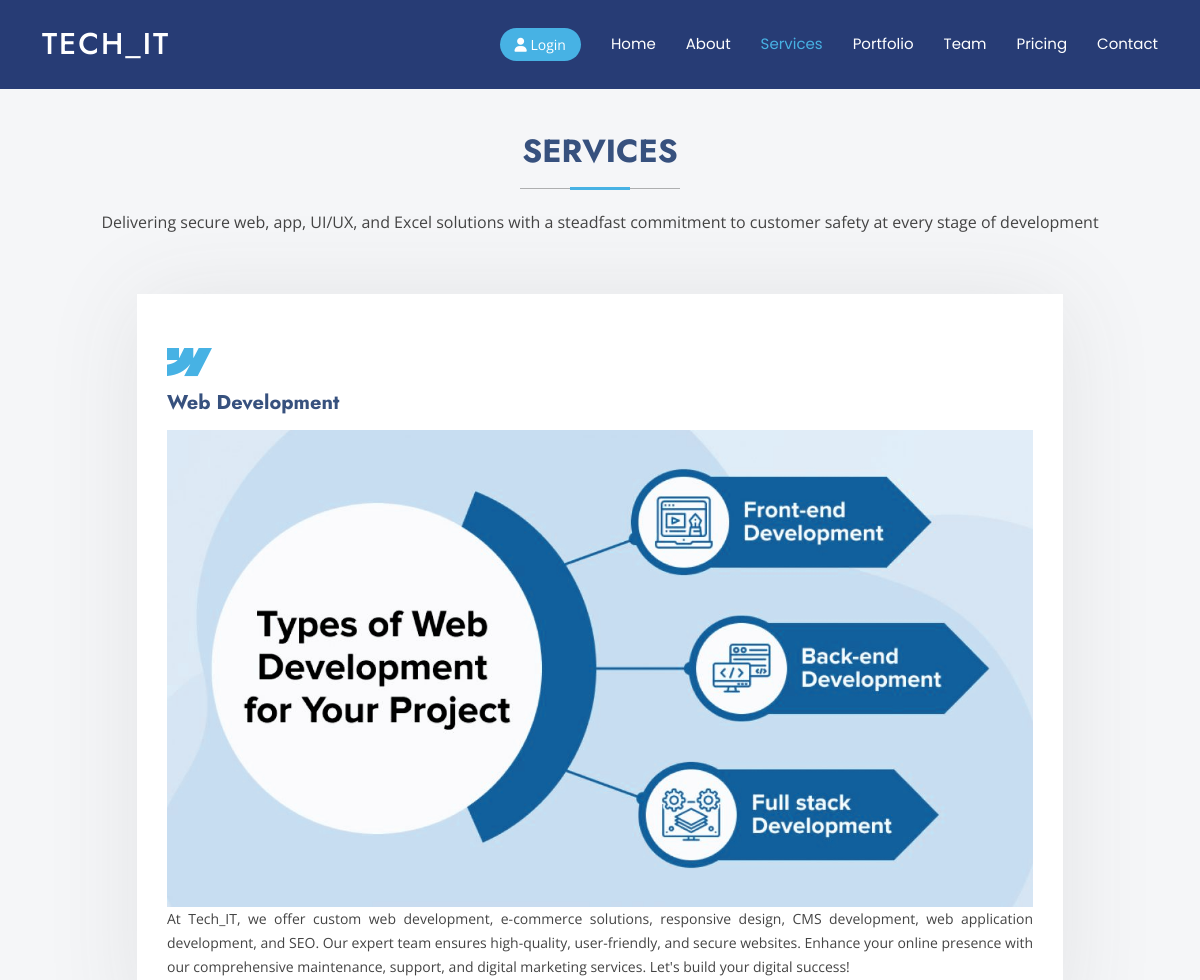
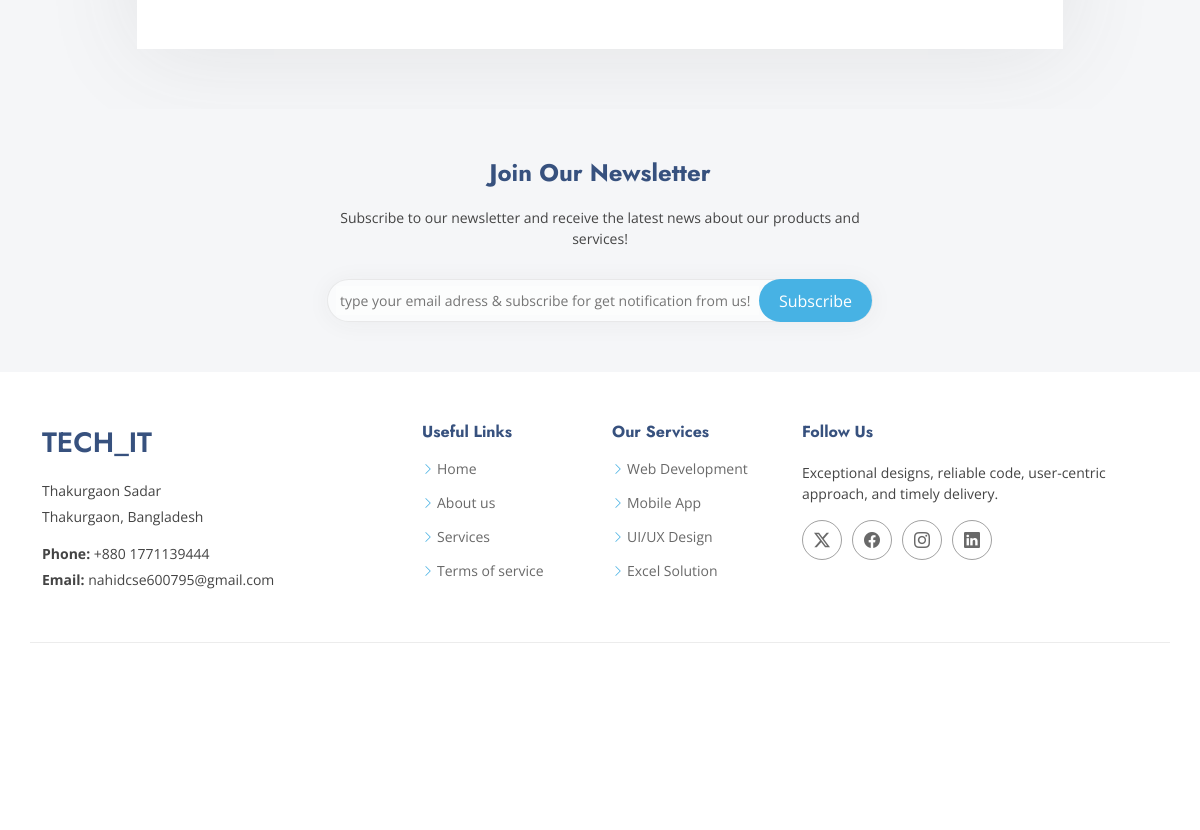
The app's page /learmore_services/?service_id=1 with its own data (2 pictures, top to bottom).
### Functions/models.py (models this page shows)
class Services(models.Model):
    Title = models.CharField(max_length=20)
    discription = models.TextField(null=True, blank= True)
    icon_class = models.CharField(max_length=200, null=True, blank= True)
    image = models.ImageField(upload_to='services', null=True, blank=True)
    status = models.BooleanField(default=True)

### Functions/views.py (the view)
# urls.py: path('learmore_services/', learnMore.as_view(), name = 'learmore_services'),
class learnMore(View):
    def get(self, request):
        my_id = request.GET.get('service_id')
        item = Services.objects.get(id = my_id)
        cp = {
            'service': item,
        }
        return render(request, 'service/learnmore.html', context=cp)

### Functions/context.py (called while the page is built)
def context_data(request):
    number = PublicMessage.objects.filter(seen_status = False).count()
    return{
        "number":number,
    }

### templates/service/learnmore.html (shortened to what this page needs)
{% extends 'base_template.html' %}
{% block content %}
<div class="mt-5" style="color: white;">.</div>
    <section id="services" class="services section">
        <div class="container section-title" data-aos="fade-up">
          <h2>Services</h2>
          <p>Delivering secure web, app, UI/UX, and Excel solutions with a steadfast commitment to customer safety at every stage of development</p>
        </div>
        <div class="container">
          <div class="row gy-4">
            <div class="col-sm-12 col-md-10 d-flex me-auto ms-auto" data-aos="fade-up" data-aos-delay="100">
              <div class="service-item position-relative">
                <div class="icon"> <i class="{{service.icon_class}}"></i> </div>
                <h4><a href="#" class="stretched-link">{{service.Title}}</a></h4>
                <img style="width: 100%; display: block; margin-left: auto; margin-right: auto;" src="{{service.image.url}}" alt="{{service.Title}}">
                <p style="text-align: justify;">{{ service.discription}}    </p>
              </div>
            </div>
          </div>
        </div>
      </section>
{% endblock content %}

### static/assets/css/main.css (style rules this page uses)
:root { --default-font: "Open Sans", system-ui, -apple-system, "Segoe UI", Roboto, "Helvetica Neue", Arial, "Noto Sans", "Liberation Sans", sans-serif, "Apple Color Emoji", "Segoe UI Emoji", "Segoe UI Symbol", "Noto Color Emoji"; --heading-font: "Jost", sans-serif; --nav-font: "Poppins", sans-serif; }
:root { --background-color: #ffffff; --default-color: #444444; --heading-color: #37517e; --accent-color: #47b2e4; --contrast-color: #ffffff; }
:root { --nav-color: #ffffff; --nav-hover-color: #47b2e4; --nav-dropdown-background-color: #ffffff; --nav-dropdown-color: #444444; --nav-dropdown-hover-color: #47b2e4; }
:root { --hero-background-color: #37517e; --hero-color: #ffffff; }
:root { scroll-behavior: smooth; }
body { color: var(--default-color); background-color: var(--background-color); font-family: var(--default-font); }
a { color: var(--accent-color); text-decoration: none; transition: 0.3s; }
h1, h2, h3, h4, h5, h6 { color: var(--heading-color); font-family: var(--heading-font); }
section, .section { color: var(--default-color); background-color: var(--background-color); padding: 60px 0; scroll-margin-top: 88px; overflow: clip; }
.section-title { text-align: center; padding-bottom: 60px; position: relative; }
.section-title h2 { font-size: 32px; font-weight: 700; margin-bottom: 20px; padding-bottom: 20px; text-transform: uppercase; position: relative; }
.section-title h2:before { content: ""; position: absolute; display: block; width: 160px; height: 1px; background: color-mix(in srgb, var(--default-color), transparent 60%); left: 0; right: 0; bottom: 1px; margin: auto; }
.section-title h2::after { content: ""; position: absolute; display: block; width: 60px; height: 3px; background: var(--accent-color); left: 0; right: 0; bottom: 0; margin: auto; }
.section-title p { margin-bottom: 0; }
.services { --background-color: color-mix(in srgb, var(--heading-color), transparent 95%); }
.services .service-item { box-shadow: 0px 5px 90px 0px color-mix(in srgb, var(--default-color), transparent 90%); padding: 50px 30px; transition: all ease-in-out 0.4s; background-color: var(--contrast-color); height: 100%; }
.services .service-item .icon { margin-bottom: 10px; }
.services .service-item .icon i { color: var(--accent-color); font-size: 36px; transition: 0.3s; }
.services .service-item h4 { font-weight: 700; margin-bottom: 15px; font-size: 20px; }
.services .service-item h4 a { color: var(--heading-color); transition: ease-in-out 0.3s; }
.services .service-item p { line-height: 24px; font-size: 14px; margin-bottom: 0; }

### records on screen
Services: Title "Web Development", image (picture), discription "At Tech_IT, we offer custom web development, e-commerce solutions, responsive design, CMS development, web application development, and SEO. Our expert team ensures high-quality, user-friendly, and secure websites. Enhance your online presence with our comprehensive maintenance, support, and digital marketing services. Let's build your digital success!"
